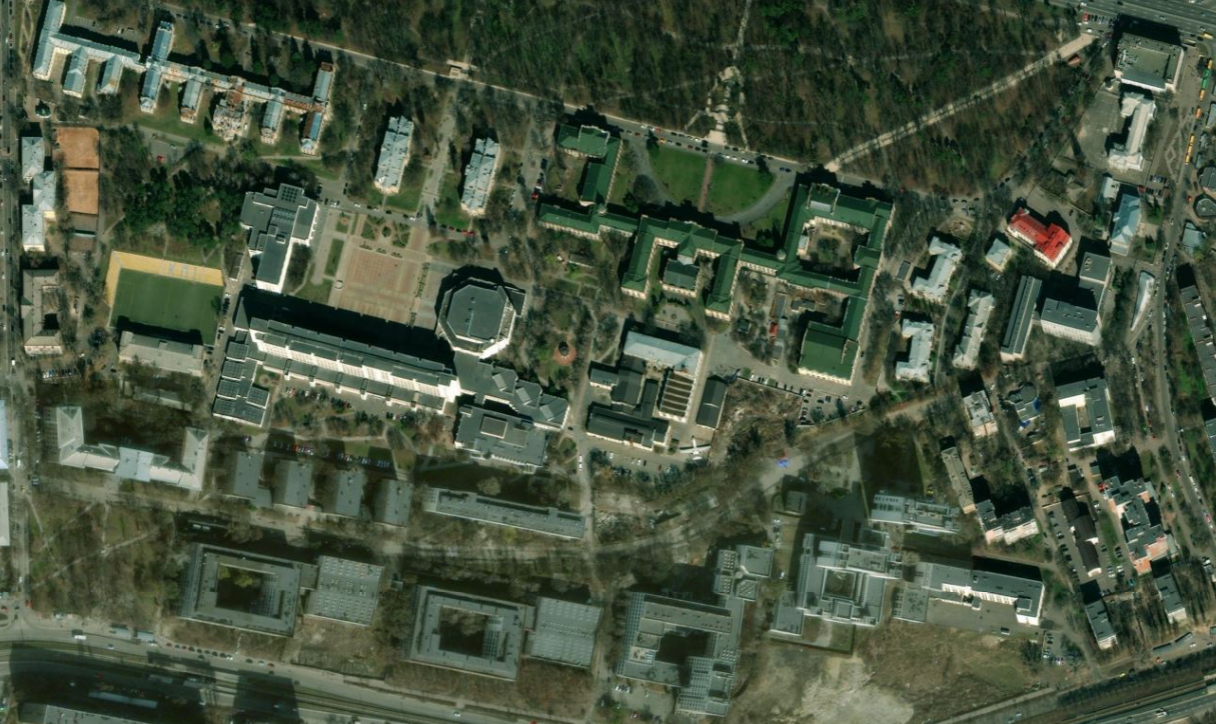
#> input picture count_buildings_kpi/contrast_enhancement/campus.png, 1216 x 724 px
$ python main.py
#> lines starting #> are read from the running program, lines starting #| are printed output that depends on the picture; after the words box and inside, x2 and y2 are one past the last pixel; in counts of white or black regions, pixels touching at a corner belong together
### count_buildings_kpi/contrast_enhancement/imutil.py
import cv2
from matplotlib import pyplot as plt
import numpy as np

'''
Takes image as input, reduces channel size to one if image is gray.Returns a gray image.
'''


# [7 lines left out: function correct_gray, not called in this run]

'''
Takes image as input, converts rgb to gray. Return gray image.
'''
def bgr2gray(im):
    return im[:,:,2]*0.1140 + im[:,:,1]*0.5870 + im[:,:,0]*0.2989

'''
Takes image as input, controls if image is gray or not. Returns true or false.
'''

def is_gray(im):
#if image is gray, return true
    if len(im.shape) < 3 or im.shape[2]  == 1:
        return True

#get the channels and check them, if all the channels are equal then it is a grayscale image
    b,g,r = im[:,:,0], im[:,:,1], im[:,:,2]
    if (b==g).all() and (b==r).all():
        return True

#else it is not gray
    return False

'''
Converts BGR image to RGB and returns the new RGB image
'''
def bgr2rgb(im):
    h, w, ch = im.shape
    new_im = np.zeros((h, w, ch))
    new_im[:,:,0], new_im[:,:,1], new_im[:,:,2] = im[:,:,2], im[:,:,1], im[:,:,0]
    return np.uint8(new_im)
'''
Takes image as input, converts image to YCbCr using RGB->YCrCb formula. Returns new YUV image.
'''
def rgb2ycbcr(im):
#define coefficients as a numpy array
    coef = np.array([[.299, .587, .114], [-.1687, -.3313, .5], [.5, -.4187, -.0813]])
#get the dot product of image and coefficients for conversion
    ycbcr = im.dot(coef.T)
#Add 128 to Cr and Cb channels
    ycbcr[:,:,[1,2]] += 128
#return new YCrCb image
    return np.uint8(ycbcr)
'''
Takes image as input, converts image to RGB using YUV->RGB formula. Returns new BGR image.
'''
def ycbcr2rgb(im):
#define coefficients as a numpy array
    xform = np.array([[1, 0, 1.402], [1, -0.34414, -.71414], [1, 1.772, 0]])
#convert to float in order to prevent computation errors
    rgb = im.astype(float)
#Subtract 128 from Cr and Cb channels
    rgb[:,:,[1,2]] -= 128
#get the dot product of image and coefficients for conversion
    rgb = rgb.dot(xform.T)
#if the values are bigger than 255 change it as 255
    np.putmask(rgb, rgb > 255, 255)
#if the values are smaller than 0 change it as 0
    np.putmask(rgb, rgb < 0, 0)
#return RGB image
    return np.uint8(rgb)

'''
Takes the image list, image names and num. of levels as input
Plots the images, returns nothing.
'''
def im_plot(im_list, names, levels):
#define figures, axes and image counter i
    fig, ax = plt.subplots(1,len(im_list),figsize=(10, 8))
    i = 0
#show images together using subplot
    for im in im_list:
        i = i + 1
#if gray, handle
        if is_gray(im):
            im_new = im
            plt_str = int("1" + str(len(im_list)) + str(i))
            plt.subplot(plt_str)
#map it to gray
            plt.imshow(im_new, cmap='gray')
            plt.title(names[i-1])
            plt.axis('off')
#if color, handle
        else:
            im_new = bgr2rgb(im)
            plt_str = int("1" + str(len(im_list)) + str(i))
            plt.subplot(plt_str)
            plt.imshow(im_new)
            plt.title(names[i-1])
            plt.axis('off')
#show
    plt.show()

'''
Takes the image list, image names and num. of levels as input
Plots the image histograms, returns nothing.
'''
def hist_plot(im_list, names, levels):
#define figures, axes and image counter i
    fig, ax = plt.subplots(1,len(im_list),figsize=(10, 8))
    i = 0
#show histograms of the images together using subplot
    if is_gray(im_list[0]):
        for im in im_list:
            i = i + 1
            plt_str = int("1" + str(len(im_list)) + str(i))
            plt.subplot(plt_str)
#use plt.hist for histograms
            plt.hist(im_list[i-1].ravel(), levels,[0, levels])
            plt.title(names[i-1])
#limit max and min values
            plt.xlim([0,levels])
        plt.show()

#if it is a color image, take the 3 channels
    else:
        color = ('b','g','r')
        for j in range(0, len(im_list)):
            for i,col in enumerate(color):
                plt_str = int("1" + str(len(im_list)) + str(j+1))
                plt.subplot(plt_str)
                histr = cv2.calcHist([im_list[j]],[i],None,[levels],[0,levels])
                plt.plot(histr,color = col)
                plt.xlim([0,levels])
                plt.title(names[j])
    plt.show()

"""
Takes the image as the input and returns the depth(8 bit, 16 bit etc.)
"""
def get_depth(im):
    deptStr = im.dtype
#if type is uintX then the depth is X(like uint8,uint16 etc.), so we split it
    return (2**int((str(deptStr).rsplit('uint',1))[1]))

### count_buildings_kpi/contrast_enhancement/dsiheq.py
'''
Equalizes histogram of an image with k levels using DSIHE algorithm. Takes image and number of levels as parameters.
Returns the new image.
'''

import numpy as np
import imutil

def dsiheq(im, levels):
    h, w = im.shape
    tot_pixs = h * w
#allocate histogram, calculate pdf and cdf as done in classical HE algorithm
    im_hist = np.zeros((levels))
    for i in range(0,levels):
        im_hist[i] = np.count_nonzero(im == i)
    pdf = np.zeros((levels))
    for i in range(0,levels):
        pdf[i] = im_hist[i]/tot_pixs
    cdf = np.zeros((levels))
    cdf[0] = pdf[0]
    for i in range(1, levels):
        cdf[i] = pdf[i] + cdf[i-1]
    median = 0
    argmin_d = 1
#find the median according to the formula
    for i in range(0, levels):
        if abs(cdf[i]-((cdf[levels-1]+cdf[0])/2))<argmin_d:
            argmin_d = abs(cdf[i]-((cdf[levels-1]+cdf[0])/2))
            median = i
#same steps in BBHE, now divide image to two parts using median value and keep hashmaps
    im_l_hash = (im <= median - 1)
    im_u_hash = (im > median - 1)
#count number of pixels for each part
    im_l_pix_count = np.count_nonzero(im_l_hash)
    im_u_pix_count = np.count_nonzero(im_u_hash)
#allocate histograms
    im_l_hist = np.zeros((median))
    im_u_hist = np.zeros(((levels)-median))
#find histograms
    for i in range(0,median):
        im_l_hist[i] = np.count_nonzero(im == i)
    for i in range(median, levels):
        im_u_hist[i-median] = np.count_nonzero(im == i)
#allocate pdfs
    pdf_l = np.zeros((median))
    pdf_u = np.zeros(((levels)-median))

#find pdfs
    for i in range(0,median):
        pdf_l[i] = im_l_hist[i]/im_l_pix_count
    for i in range(median, levels):
        pdf_u[i-median] = im_u_hist[i-median]/im_u_pix_count
#allocate cdfs
    cdf_l = np.zeros((median))
    cdf_u = np.zeros(((levels)-median))
#find cdffs
    cdf_l[0] = pdf_l[0]
    for i in range(1,median):
        cdf_l[i] = pdf_l[i] + cdf_l[i-1]
    cdf_u[0] = pdf_u[0]
    for i in range(median + 1, levels):
        cdf_u[i-median] = pdf_u[i-median] + cdf_u[i-median-1]
#transform
    im2 = np.zeros((h,w))
    for j in range(0,h):
        for k in range(0,w):
            if(im_l_hash[j, k] == 1):
                im2[j, k] = int(round((median-1))) * cdf_l[im[j, k]]
            elif(im_u_hash[j, k] == 1):
                im2[j, k] = int(round((median))) +  ((levels-1) - int(round(median))) * cdf_u[im[j, k]-median]
    return im2
"""
Utility for dsiheq, handles the cases for gray and RGB images
Returns the new image
"""
def dsiheq_util(im, levels):
    im_out = im.copy()
    if imutil.is_gray(im):
        im = imutil.correct_gray(im)
        im_out = dsiheq(im, levels)
    else:
        im_out = imutil.rgb2ycbcr(im)
        im_out[:,:,0] = dsiheq(im_out[:,:,0], levels)
        im_out = imutil.ycbcr2rgb(im_out)
    return im_out

### count_buildings_kpi/contrast_enhancement/main.py
'''
Модуль головних викликів методів корекції яскравості та контрасту
https://emrecankuran.medium.com/a-guide-to-contrast-enhancement-transformation-functions-histogram-sliding-contrast-stretching-34149e5cdeed

'''

import cv2
from log_transform import *
from exp_transform import *
from pow_law_transform import *
from hist_slide import *
from hist_eq import hist_eq_util
from bbheq import bbheq_util
from dsiheq import dsiheq_util


def main():
#read images , get levels and results image
    im = cv2.imread('campus.png')
#> im is the input picture: shape (724, 1216, 3); mean B, G, R 62.7, 82.7, 70.1
    levels = imutil.get_depth(im)
#> levels = 256
    # [7 lines of commented-out code are left out]
    out = dsiheq_util(im, levels)  # Nice
#> in is_gray, `b,g,r = im[:,:,0], im[:,:,1], im[:,:,2]`:
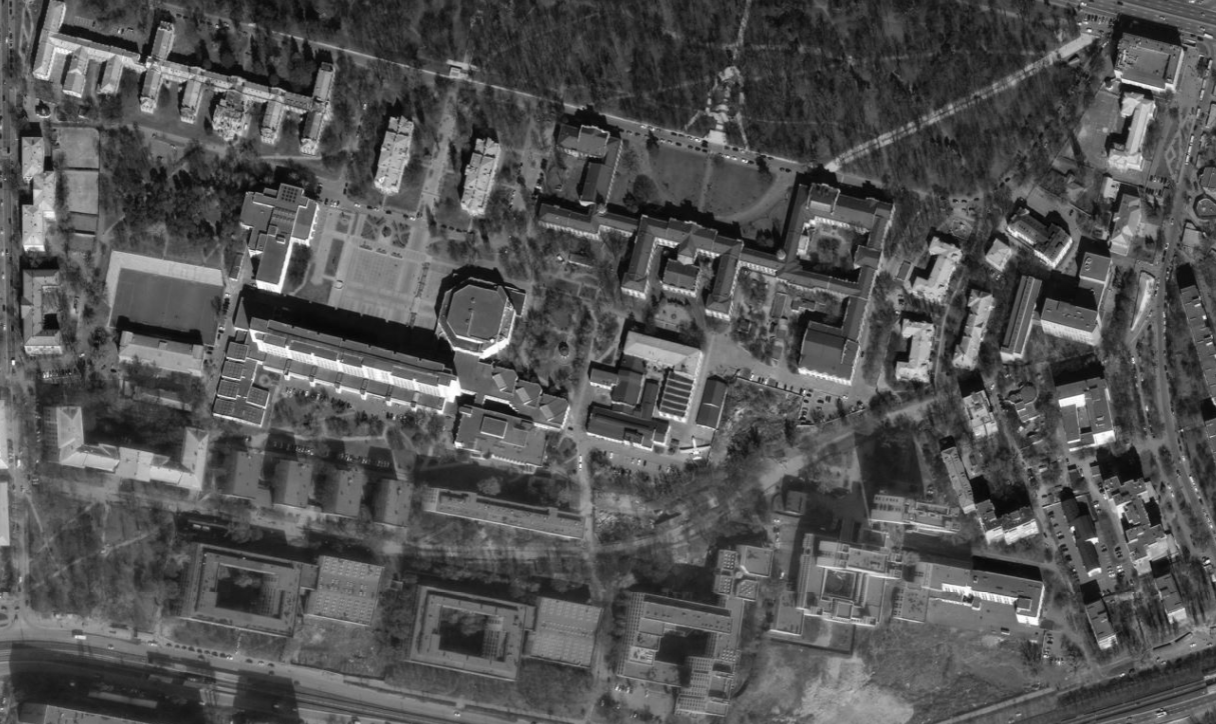
#> g: shape (724, 1216); min 3, max 255, mean 82.7
#> in rgb2ycbcr, `ycbcr[:,:,[1,2]] += 128`:
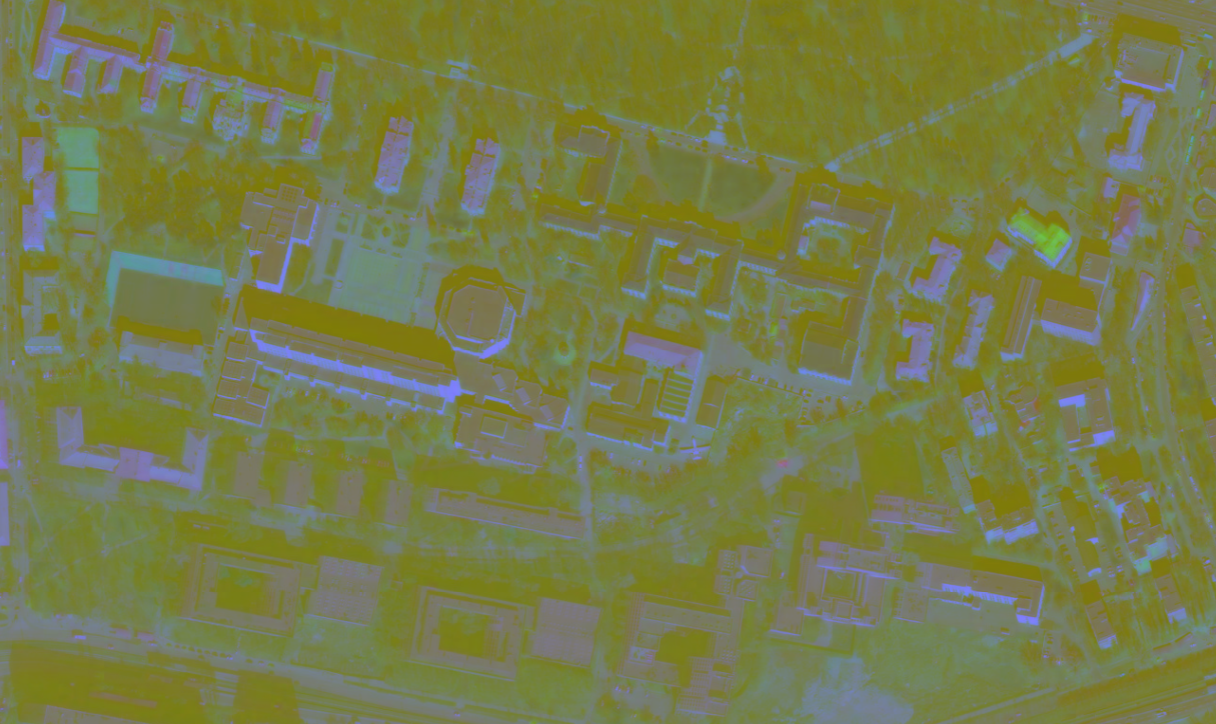
#> ycbcr: shape (724, 1216, 3) float64; mean B, G, R 75.3, 125.1, 119
#> after the loop in dsiheq, `for i in range(0,levels):`: im_hist = 256 values, max 9233 at index 45, min 0 at index 0, mean 3439
#> after the loop in dsiheq, `for i in range(0,levels):`: pdf = 256 values, max 0.0105 at index 45, min 0 at index 0, mean 0.00391
#> after the loop in dsiheq, `for i in range(1, levels):`: cdf = 256 values from 0 to 1
#> the loop in dsiheq, `for i in range(0, levels):` made 256 passes
#> argmin_d on passes 1, 5, 6, 7, 8, 9, 10, 11, 12, 13, 14, 15: 0.5, 0.5, 0.5, 0.5, 0.499, 0.498, 0.497, 0.494, 0.491, 0.486, 0.482, 0.478
#> after the loop in dsiheq, `for i in range(0, levels):`: argmin_d = 0.00322; median = 70
#> in dsiheq, `im_l_hash = (im <= median - 1)`:
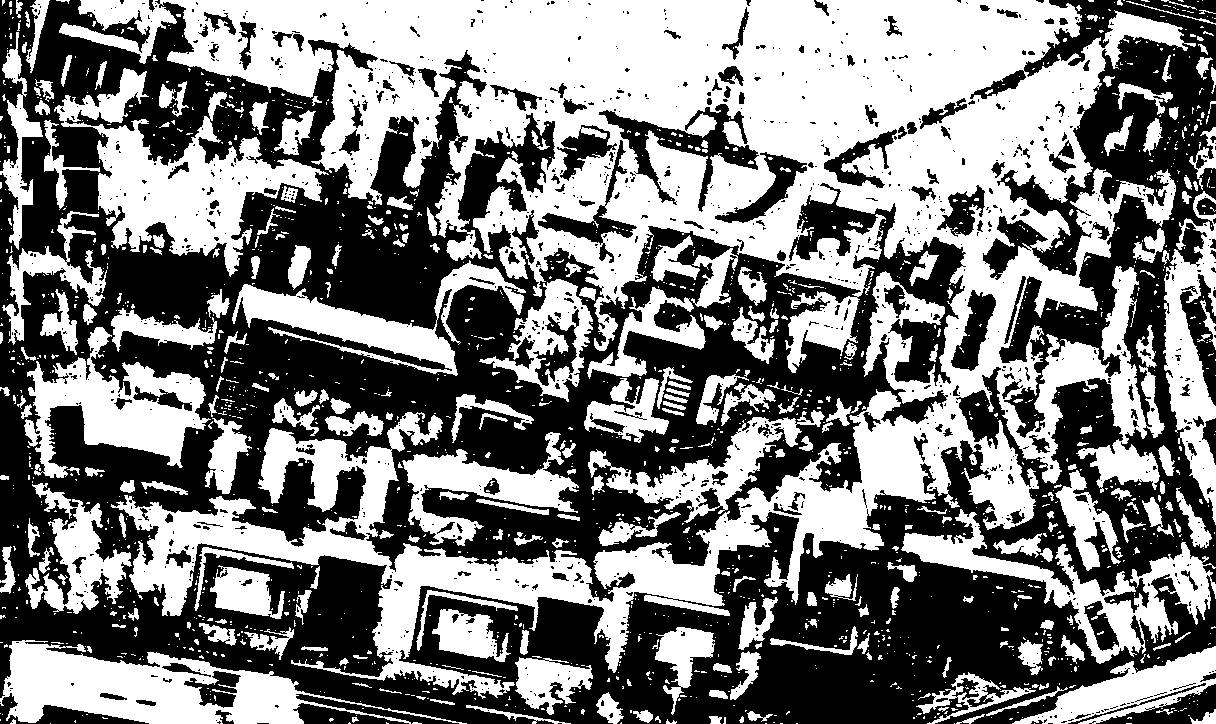
#> im_l_hash: shape (724, 1216) bool; 49.3% white; 1757 white regions (1456 under 20 px), largest, box (x1, y1, x2, y2) and area: (59, 0, 1196, 699) 253670, (54, 68, 329, 277) 18563, (0, 640, 467, 724) 16227
#> in dsiheq, `im_l_pix_count = np.count_nonzero(im_l_hash)`: im_l_pix_count = 434116
#> in dsiheq, `im_u_pix_count = np.count_nonzero(im_u_hash)`: im_u_pix_count = 446268
#> after the loop in dsiheq, `for i in range(0,median):`: im_l_hist = 70 values, max 9233 at index 45, min 0 at index 0, mean 6201.7
#> after the loop in dsiheq, `for i in range(median, levels):`: im_u_hist = 186 values, max 9083 at index 7, min 0 at index 184, mean 2399.3
#> after the loop in dsiheq, `for i in range(0,median):`: pdf_l = 70 values, max 0.0213 at index 45, min 0 at index 0, mean 0.0143
#> after the loop in dsiheq, `for i in range(median, levels):`: pdf_u = 186 values, max 0.0204 at index 7, min 0 at index 184, mean 0.00538
#> after the loop in dsiheq, `for i in range(1,median):`: cdf_l = 70 values from 0 to 1
#> after the loop in dsiheq, `for i in range(median + 1, levels):`: cdf_u = 186 values from 0.02 to 1
#> in dsiheq_util, `im_out[:,:,0] = dsiheq(im_out[:,:,0], levels)`: im_out: shape (724, 1216, 3); mean of channels 0, 1, 2 99.8, 124.6, 118.5
#> in ycbcr2rgb, `rgb = im.astype(float)`: rgb: shape (724, 1216, 3) float64; mean of channels 0, 1, 2 99.8, 124.6, 118.5
#> in ycbcr2rgb, `rgb[:,:,[1,2]] -= 128`: rgb: shape (724, 1216, 3) float64; mean of channels 0, 1, 2 99.8, -3.4, -9.5
#> in ycbcr2rgb, `rgb = rgb.dot(xform.T)`: rgb: shape (724, 1216, 3) float64; mean of channels 0, 1, 2 86.5, 107.8, 93.8
#> in ycbcr2rgb, `np.putmask(rgb, rgb > 255, 255)`: rgb: shape (724, 1216, 3) float64; mean of channels 0, 1, 2 86.5, 107.7, 93.7
#> in ycbcr2rgb, `np.putmask(rgb, rgb < 0, 0)`: rgb: shape (724, 1216, 3) float64; mean of channels 0, 1, 2 86.6, 107.7, 94.2
#> in ycbcr2rgb, `return np.uint8(rgb)`:
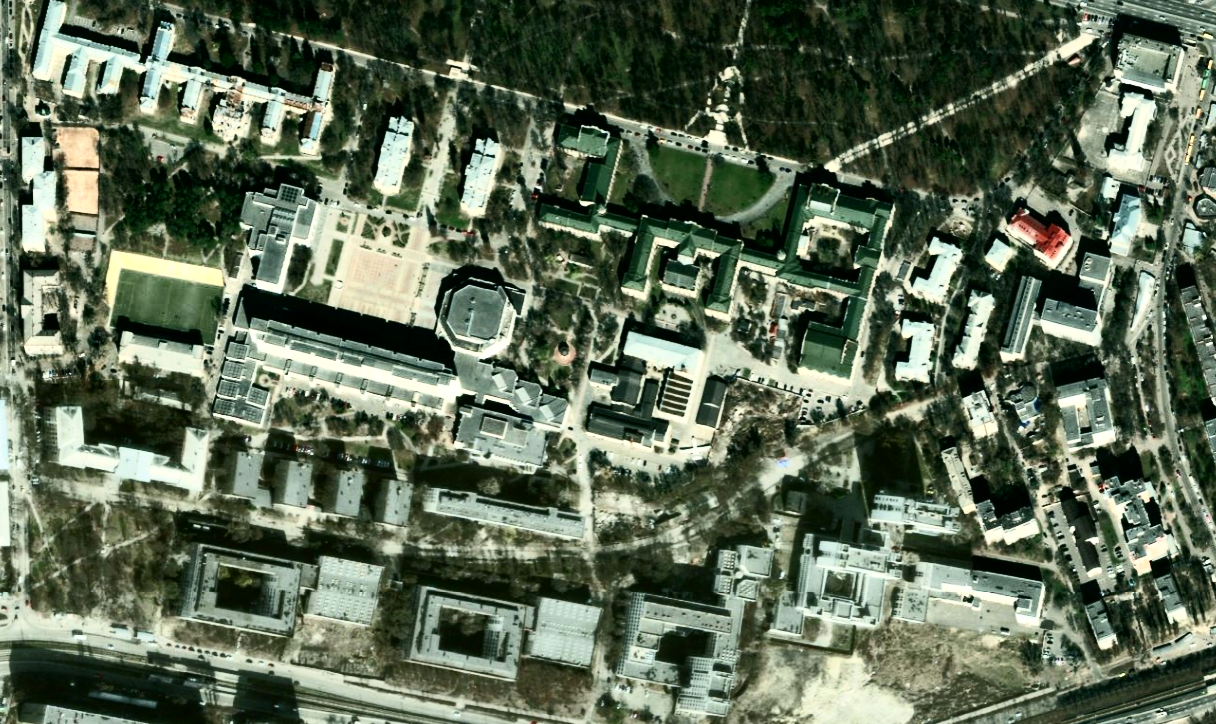
#> returned value: shape (724, 1216, 3); mean of channels 0, 1, 2 86.1, 107.2, 93.8; drawn as B, G, R
    cv2.imwrite("../campus_out.jpg", out)

#give the names for the titles of the images
    names = ['Original', 'Transformation']

#create image list
    im_list = [im, out]

#show images and their histograms
    imutil.im_plot(im_list, names, levels)
#> the loop in im_plot, `for im in im_list:` made 2 passes
#> (i, h in bgr2rgb, w in bgr2rgb, ch in bgr2rgb, plt_str) on passes 1 to 2: (1, 724, 1216, 3, 121), (2, 724, 1216, 3, 122)
#> after the loop in im_plot, `for im in im_list:`: i = 2
    imutil.hist_plot(im_list, names, levels)
#> the loop in hist_plot, `for j in range(0, len(im_list)):` made 2 passes
#> in hist_plot, `plt.show()`:
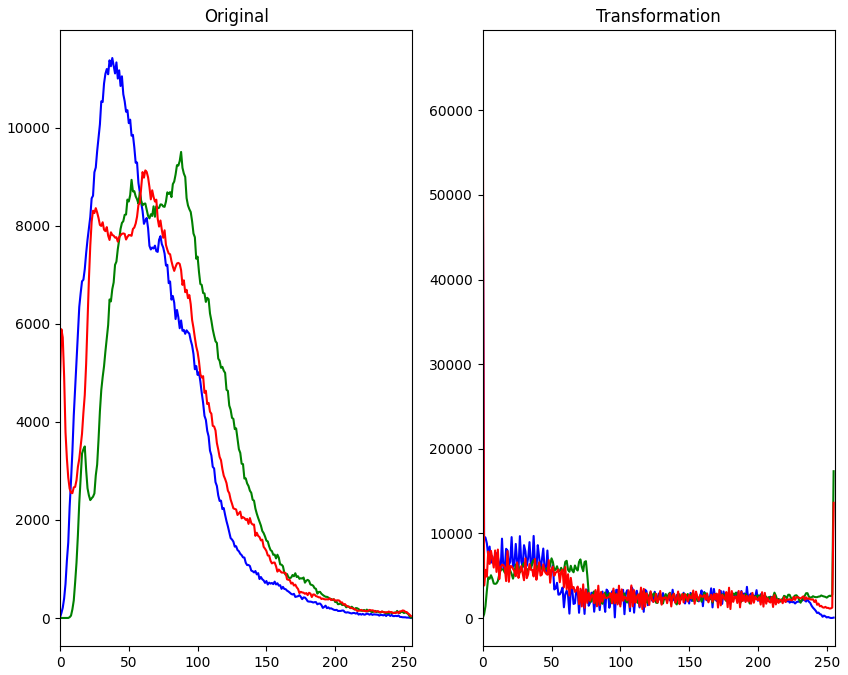
#> figure drawn by matplotlib, 2 panels; panel 1: curve peaks at x = 38, y = 11427; panel 1: curve peaks at x = 88, y = 9510; panel 1: curve peaks at x = 62, y = 9133; panel 2: curve peaks at x = 0, y = 55298


if __name__ == "__main__":
    main()
